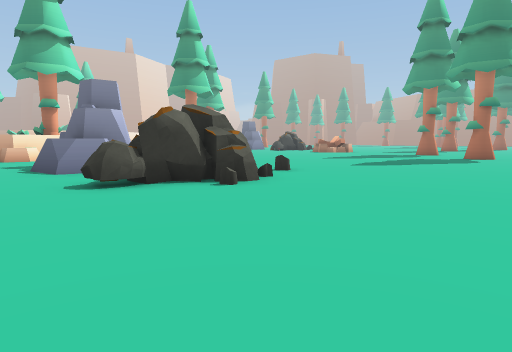
view 1 (above)

23 first-person views from a walk through a Unity game level. The camera is 1.5 m above the floor, tilts 6° down and sees 75° across. The floor is counted in squares, 2 m on a side. Each view is taken from the middle of a square. On the plan, view 1 faces up. The plan holds only what a view shows up to about 11 squares ahead; the rest is blank. The place goes on beyond the plan. The player is left out. Some surface patterns are stand-ins.

view 2
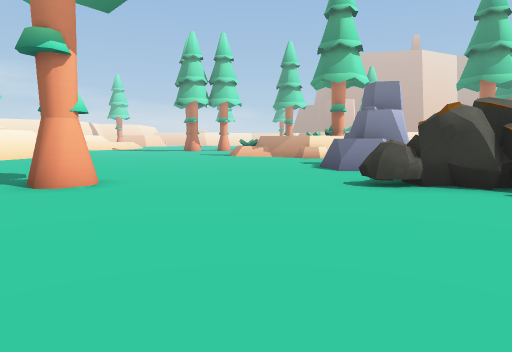

view 3
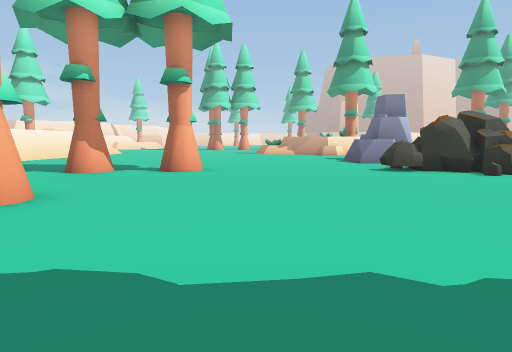

view 4
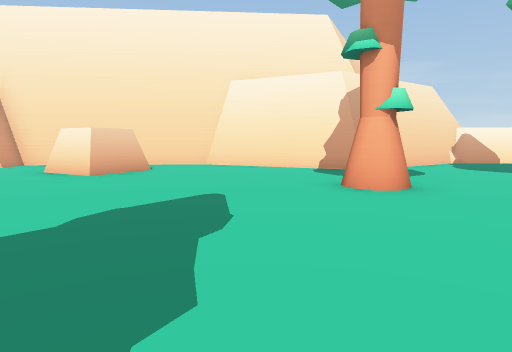

view 5
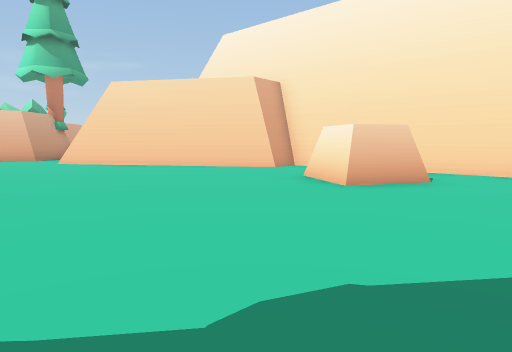

view 6
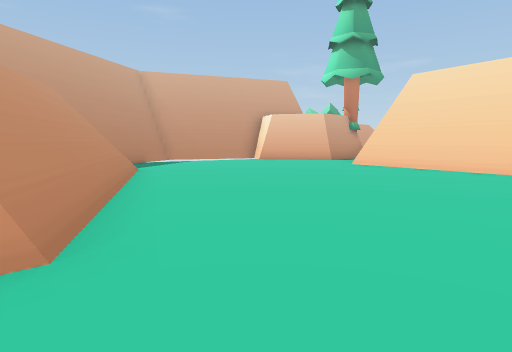

view 7
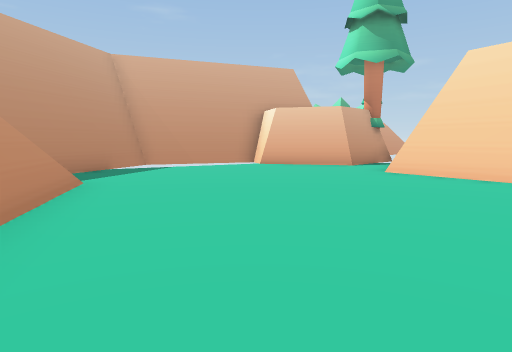

view 8
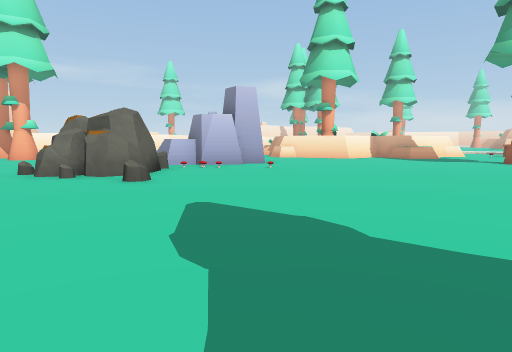

view 9
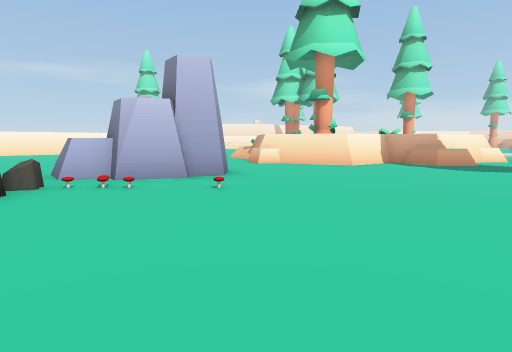

view 10
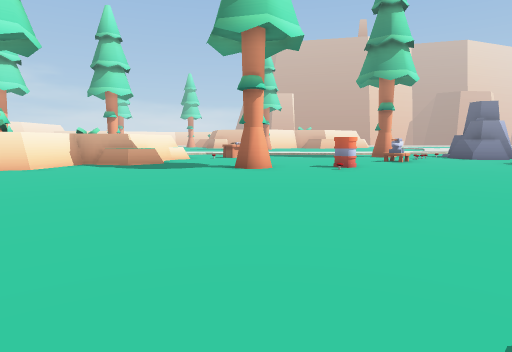

view 11
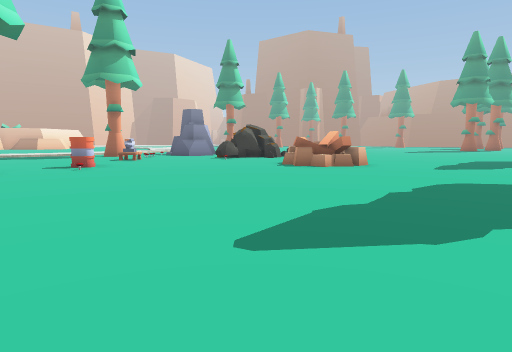

view 12
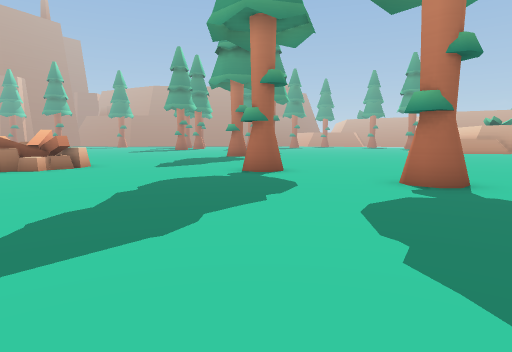

view 13
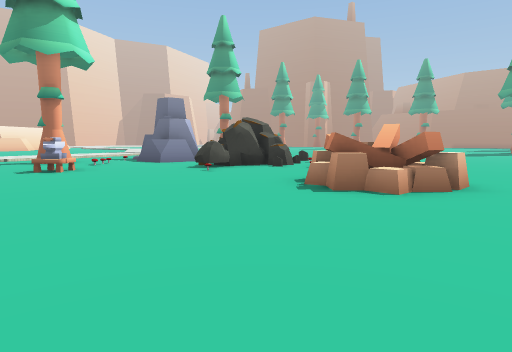

view 14
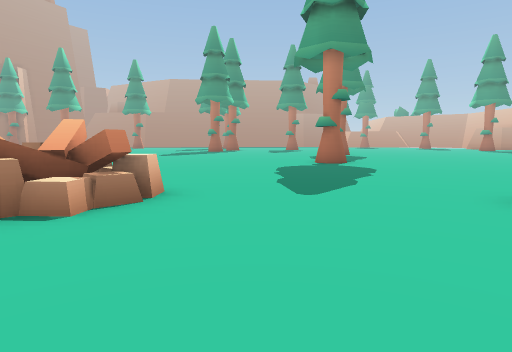

view 15
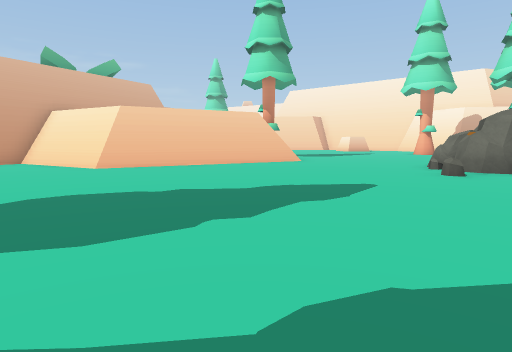

view 16
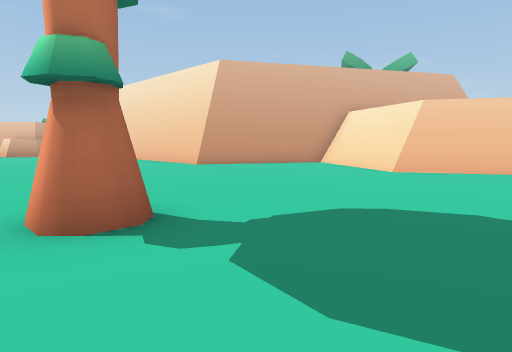

view 17
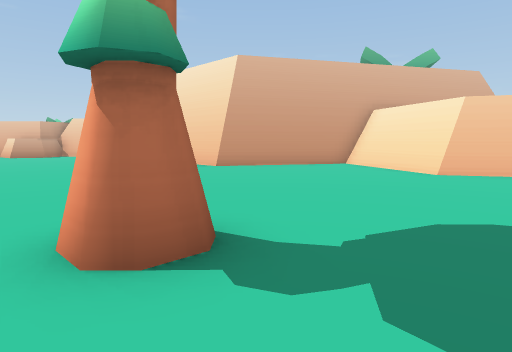

view 18
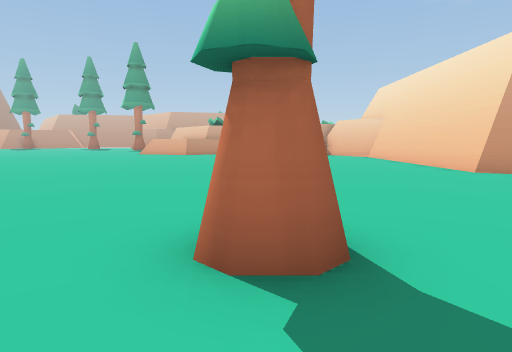

view 19
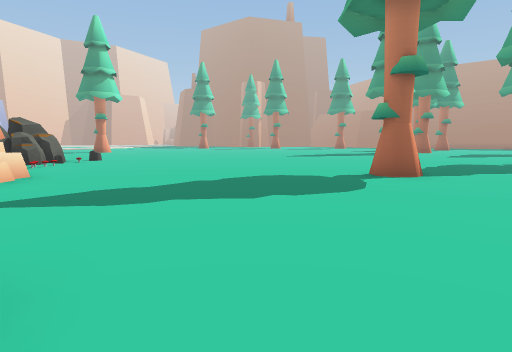

view 20
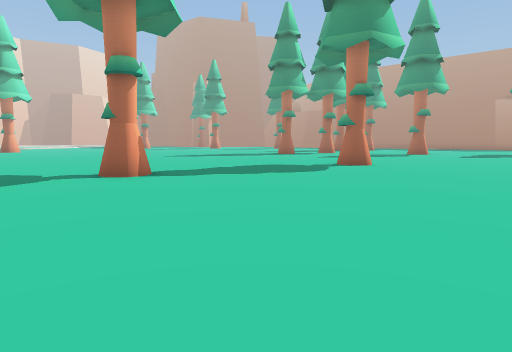

view 21
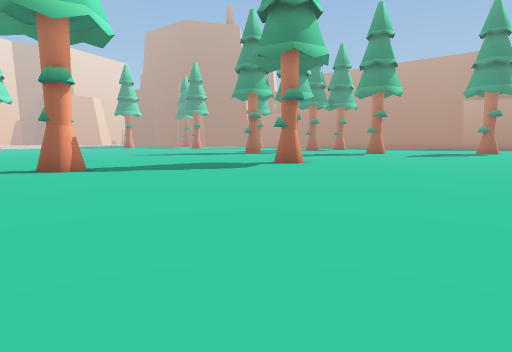

view 22
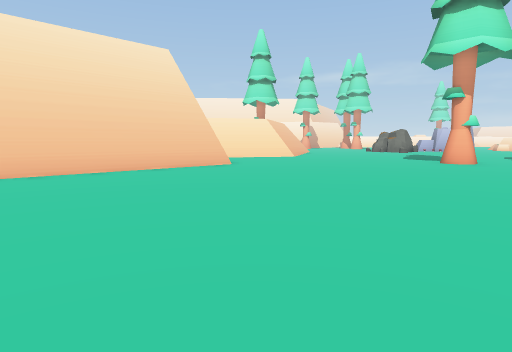

view 23
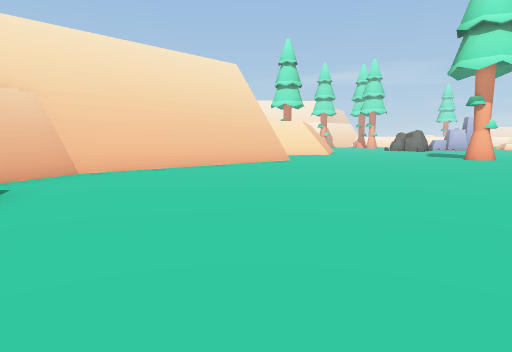

### Floor plan
Key: @ floor where view 1 was taken; # wall or solid block; . floor; = window, fence, low wall or low ledge; ^ raised ledge; T tree; O other object.
Columns run from 9 left of view 1 to 25 right of it. Each row starts with its distance up from view 1.
 28     .T..... OO...............T.....
 27     ......OOOO.....................
 26      ..............................
 25       .O...............T...........
 24       ........OO.......T...........
 23     .........OOO...................
 22     ...O.....OOO..................
 21      ............................
 20     .T..........................
 19   ...T..........................
 18  #^...............T............
 17  #.................................
 16  #.................................
 15  #.................................
 14  #................T................
 13   .................................
 12  .................................
 11  ...#O............................
 10  ..O##............................
  9   ..OO....O.....................##
  8   ..OO.OOO..............#########
  7  ......OOO........=....##
  6 ......OOO........####..#
  5 ......O........#########
  4 .............
  3 .............
  2 ..TT........
  1 ...........
  0 .T.......@.
 -1 ...........
 -2 .....T.....
 -3 ....TT.......##
 -4 #  ..........###
 -5   #............###
 -6   #..............##
 -7   ##..............=. #
 -8    #..##.............#
 -9    ##. #.............#
-10     ##  .............#
-11      #  .............#
-12        #####........
-13           ######....

Where each view was taken, in squares from view 1:
view 1: 0 up, 0 right, facing up
view 2: 0 up, 0 right, facing up-left
view 3: 3 down, 1 right, facing up-left
view 4: 0 up, 1 right, facing down-left
view 5: 2 down, 0 right, facing down
view 6: 3 down, 1 right, facing down-right
view 7: 5 down, 3 right, facing down-right
view 8: 11 up, 7 right, facing left
view 9: 12 up, 3 right, facing left
view 10: 13 up, 3 right, facing up-left
view 11: 12 up, 3 right, facing up
view 12: 12 up, 3 right, facing up-right
view 13: 17 up, 3 right, facing up
view 14: 18 up, 4 right, facing up-right
view 15: 16 up, 5 right, facing down
view 16: 15 up, 6 right, facing down-right
view 17: 15 up, 7 right, facing down-right
view 18: 14 up, 7 right, facing right
view 19: 17 up, 11 right, facing up
view 20: 17 up, 17 right, facing up
view 21: 16 up, 19 right, facing up
view 22: 17 up, 22 right, facing down-left
view 23: 17 up, 25 right, facing down-left
